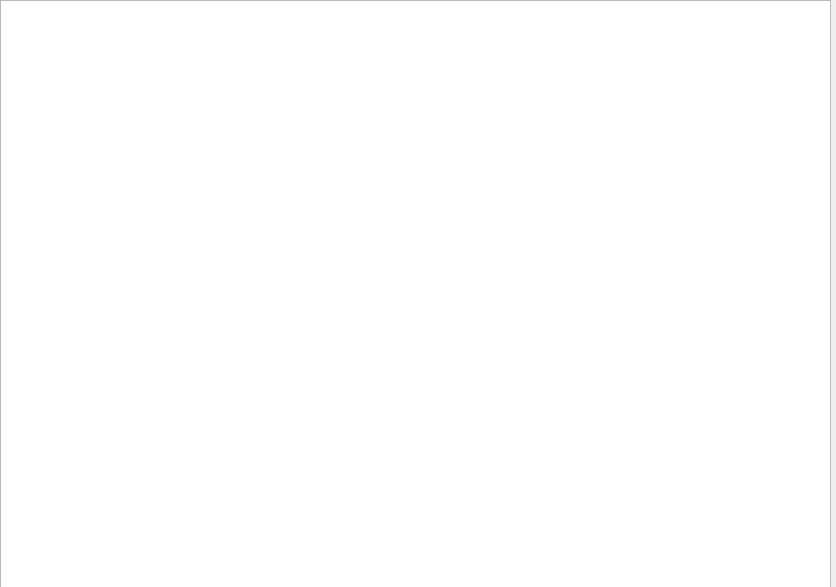
<?xml version="1.0" encoding="UTF-8"?>
<ui version="4.0">
 <class>DriverModuleWindowClass</class>
 <widget class="QWidget" name="DriverModuleWindowClass">
  <property name="geometry">
   <rect>
    <x>0</x>
    <y>0</y>
    <width>836</width>
    <height>587</height>
   </rect>
  </property>
  <property name="windowTitle">
   <string>DriverModuleWindow</string>
  </property>
  <widget class="QTableView" name="DriverModule_TableView">
   <property name="geometry">
    <rect>
     <x>0</x>
     <y>0</y>
     <width>831</width>
     <height>591</height>
    </rect>
   </property>
  </widget>
 </widget>
 <layoutdefault spacing="6" margin="11"/>
 <resources/>
 <connections/>
</ui>
